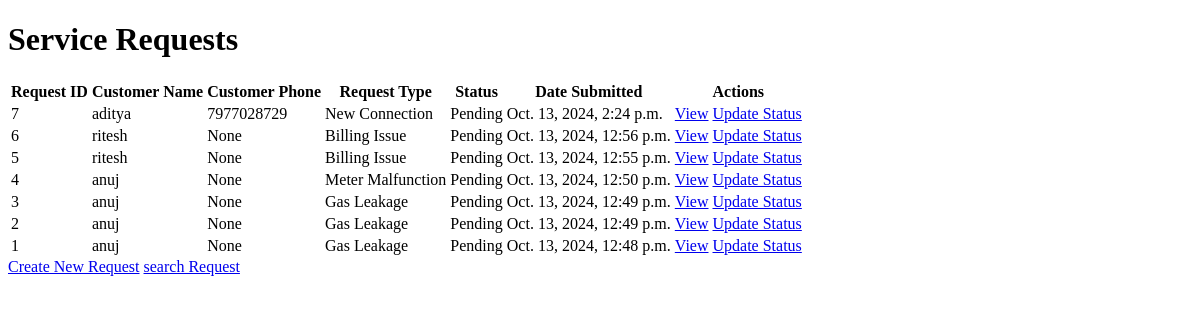
The app's page /gas/requests/, older data.
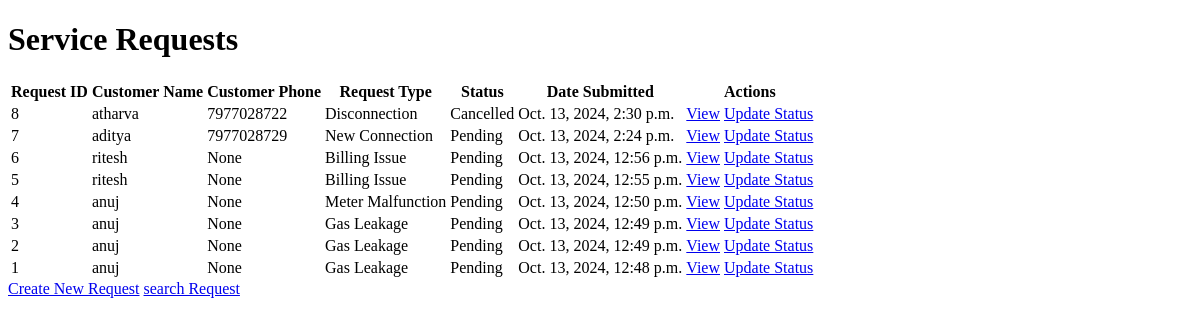
The same page, newer data.
### user_req/models.py (models this page shows, shortened)
class ServiceRequest(models.Model):
    SERVICE_TYPES = [
        ('gas_leakage', 'Gas Leakage'),
        ('meter_malfunction', 'Meter Malfunction'),
        ('billing_issue', 'Billing Issue'),
        ('new_connection', 'New Connection'),
        ('disconnection', 'Disconnection'),
        ('maintenance', 'Maintenance'),
    ]
    STATUS_CHOICES = [
        ('pending', 'Pending'),
        ('in_progress', 'In Progress'),
        ('resolved', 'Resolved'),
        ('cancelled', 'Cancelled'),
    ]
    customer_name = models.CharField(max_length=100)
    customer_email = models.EmailField()
    customer_phone = models.CharField(max_length=15, blank=True, null=True)
    service_type = models.CharField(max_length=20, choices=SERVICE_TYPES)
    details = models.TextField()
    attachment = models.FileField(upload_to='attachments/', blank=True, null=True)
    status = models.CharField(max_length=20, choices=STATUS_CHOICES, default='pending')
    created_at = models.DateTimeField(auto_now_add=True)
    updated_at = models.DateTimeField(auto_now=True)
    resolved_at = models.DateTimeField(blank=True, null=True)
    support_rep = models.ForeignKey(User, on_delete=models.SET_NULL, blank=True, null=True, related_name='assigned_requests')

### user_req/views.py (the view)
# urls.py: path('requests/', views.list_service_requests, name='list_service_requests'),
def list_service_requests(request):
    service_requests = ServiceRequest.objects.all().order_by('-created_at')
    return render(request, 'user_req/list_service_requests.html', {'service_requests': service_requests})

### user_req/templates/user_req/list_service_requests.html (shortened to what this page needs)
<!DOCTYPE html>
<html lang="en">
<head>
</head>
<body>
    <div class="container">
        <h1>Service Requests</h1>
        <table>
            <thead>
                <tr>
                    <th>Request ID</th>
                    <th>Customer Name</th>
                    <th>Customer Phone</th>
                    <th>Request Type</th>
                    <th>Status</th>
                    <th>Date Submitted</th>
                    <th>Actions</th>
                </tr>
            </thead>
            <tbody>
                {% for request in service_requests %}
                <tr>
                    <td>{{ request.id }}</td>
                    <td>{{ request.customer_name }}</td>
                    <td>{{ request.customer_phone }}</td>
                    <td>{{ request.get_service_type_display }}</td>
                    <td>{{ request.get_status_display }}</td>
                    <td>{{ request.created_at }}</td>
                    <td>
                        <a href="{% url 'service_request_detail' request.id %}">View</a>
                        <a href="{% url 'update_service_request_status' request.id %}">Update Status</a>
                    </td>
                </tr>
                {% empty %}
                <tr>
                    <td colspan="7">No service requests found.</td>
                </tr>
                {% endfor %}
            </tbody>
        </table>
        <a href="{% url 'submit_service_request' %}">Create New Request</a>
        <a href="{% url 'search_service_request' %}">search Request</a>
    </div>
</body>
</html>

Row changes from the older to the newer data that the page shows:
added ServiceRequest: id "8", customer_name "atharva", customer_phone "7977028722", service_type "Disconnection", status "Cancelled", created_at "Oct. 13, 2024, 2:30 p.m."
